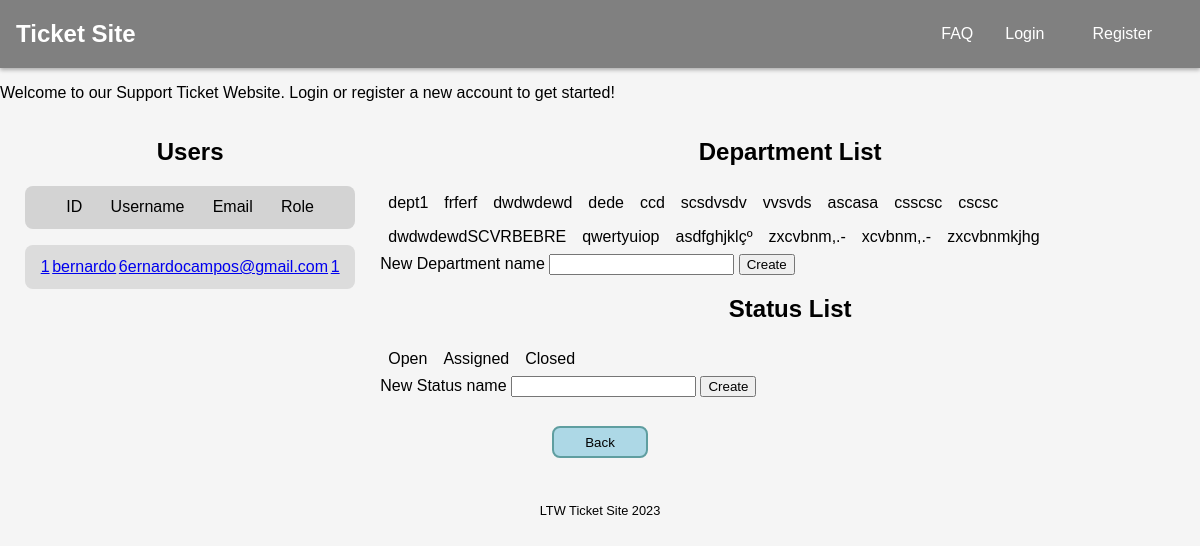
The page /pages/admindashboard.php on the database its author committed.
### tables this page shows
CREATE TABLE users (
    id INTEGER PRIMARY KEY AUTOINCREMENT,
    username TEXT NOT NULL,
    email TEXT NOT NULL,
    password TEXT NOT NULL,
    role_id INTEGER,
    FOREIGN KEY (role_id) REFERENCES roles(id)
);

CREATE TABLE departments (
    id INTEGER PRIMARY KEY AUTOINCREMENT,
    name TEXT NOT NULL
);

CREATE TABLE status (
    id INTEGER PRIMARY KEY AUTOINCREMENT,
    name TEXT NOT NULL
);

### database/classes/user.class.php (called while the page is built, shortened)
<?php
    class User {
        public function __construct(int $id, string $username, string $email, int $role){
            $this->id = $id;
            $this->username = $username;
            $this->email = $email;
            $this->role = $role;
        }
        static function getAllUsers(PDO $db) : array {
            $stmt = $db->prepare('SELECT * FROM users');
            $stmt->execute();
            $users = array();
            while($user = $stmt->fetch()){
                $users[] = new User($user['id'], $user['username'], $user['email'], $user['role_id']);
            }
            return $users;
        }
    }
?>

### database/classes/department.class.php (called while the page is built, shortened)
<?php
    class Department {
        public function __construct(int $id, string $name) {
            $this->name = $name;
        }
        static function getDepartments(PDO $db) : array {
            $stmt = $db->prepare('SELECT * FROM departments');
            $stmt->execute();
            $departments = array();
            while ($department = $stmt->fetch()){
                $departments[] = new Department($department['id'], $department['name']);
            }
            return $departments;
        }
    }
?>

### database/classes/status.class.php (called while the page is built, shortened)
<?php
    class Status {
        public function __construct(int $id, string $name){
            $this->name = $name;
        }
        static function getAllStatus(PDO $db) : array {
            $stmt = $db->prepare('SELECT * FROM status');
            $stmt->execute();
            $statuses = array();
            while($status = $stmt->fetch()){
                $statuses[] = new Status($status['id'], $status['name']);
            }
            return $statuses;
        }
    }
?>

### templates/admin.tpl.php (the view, shortened to what this page needs)
<?php function drawUsers(array $users) { ?>
<div class="users_section">
    <div class="users_table">
        <h2>Users</h2>
        <ul>
            <li>ID</li>
            <li>Username</li>
            <li>Email</li>
            <li>Role</li>
        </ul>
    </div>
    <div class="user_instance">
        <?php foreach($users as $user) { ?>
            <a href="../pages/usermanagement.php?id=<?=$user->id?>"><ul>
                <li><?=$user->id?></li>
                <li><?=$user->username?></li>
                <li><?=$user->email?></li>
                <li><?=$user->role?></li>
            </ul></a>
        <?php } ?>
    </div>
</div>
<?php } ?>
<?php function drawElementSection(array $elements, string $element_designation) { ?>
<div class="element_section">
    <h2><?=$element_designation?> List</h2>
    <div class="element_lists">
    <?php foreach($elements as $elem) { ?>
        <p><?=$elem->name?></p>
    <?php } ?>
    </div>
    <form action="../actions/action_create_<?=$element_designation?>.php" method="POST">
        <label>
            New <?=$element_designation?> name
            <input type="text" name="<?=$element_designation?>_name" required>
            <button type="submit" name="submit_new_<?=$element_designation?>">Create</button>
        </label>
    </form>
</div>
<?php } ?>

### css/style.css (style rules this page uses)
body { font-family: Arial, Helvetica, sans-serif; background-color: whitesmoke; margin: 0; padding: 0; }
.users_section { width: 50%; }
.users_table h2 { text-align: center; }
.users_table ul { display: flex; list-style: none; justify-content: space-evenly; background-color: lightgrey; padding: 0.8rem; width: 80%; margin: 0 auto; border-radius: 0.5rem; }
.user_instance ul { background-color: gainsboro; width: 80%; margin: 0 auto; padding: 0.8rem; border-radius: 0.5rem; margin-top: 1rem; }
.user_instance a ul { display: flex; list-style: none; justify-content: space-evenly; }
.element_section h2 { text-align: center; }
.element_lists { display: flex; flex-wrap: wrap; justify-content: flex-start; }
.element_lists P { margin: 0.5rem; }

### rows shown on the page
users: id "1", username "bernardo", email "6ernardocampos@gmail.com", role "1"
departments: name "dept1"
departments: name "frferf"
departments: name "dwdwdewd"
departments: name "dede"
departments: name "ccd"
departments: name "scsdvsdv"
departments: name "vvsvds"
departments: name "ascasa"
departments: name "csscsc"
departments: name "cscsc"
departments: name "dwdwdewdSCVRBEBRE"
departments: name "qwertyuiop"
departments: name "asdfghjklçº"
departments: name "zxcvbnm,.-"
departments: name "xcvbnm,.-"
departments: name "zxcvbnmkjhg"
status: name "Open"
status: name "Assigned"
status: name "Closed"

### other values the page prints
$element_designation "Department Status"
$text "Back"
